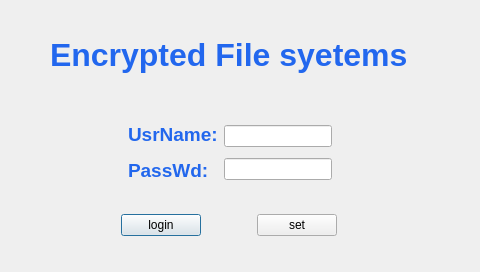
<?xml version="1.0" encoding="UTF-8"?>
<ui version="4.0">
 <class>loginDlg</class>
 <widget class="QDialog" name="loginDlg">
  <property name="geometry">
   <rect>
    <x>0</x>
    <y>0</y>
    <width>480</width>
    <height>272</height>
   </rect>
  </property>
  <property name="windowTitle">
   <string>Dialog</string>
  </property>
  <widget class="QLabel" name="titlelabel">
   <property name="geometry">
    <rect>
     <x>50</x>
     <y>30</y>
     <width>356</width>
     <height>51</height>
    </rect>
   </property>
   <property name="text">
    <string>&lt;html&gt;&lt;head/&gt;&lt;body&gt;&lt;p align=&quot;center&quot;&gt;&lt;span style=&quot; font-size:24pt; font-weight:600; color:#2267ee;&quot;&gt;Encrypted File syetems&lt;/span&gt;&lt;/p&gt;&lt;/body&gt;&lt;/html&gt;</string>
   </property>
  </widget>
  <widget class="QWidget" name="">
   <property name="geometry">
    <rect>
     <x>60</x>
     <y>120</y>
     <width>340</width>
     <height>66</height>
    </rect>
   </property>
   <layout class="QHBoxLayout" name="horizontalLayout_3">
    <item>
     <spacer name="horizontalSpacer_2">
      <property name="orientation">
       <enum>Qt::Horizontal</enum>
      </property>
      <property name="sizeHint" stdset="0">
       <size>
        <width>40</width>
        <height>20</height>
       </size>
      </property>
     </spacer>
    </item>
    <item>
     <layout class="QHBoxLayout" name="horizontalLayout">
      <item>
       <layout class="QVBoxLayout" name="verticalLayout">
        <item>
         <widget class="QLabel" name="namelabel">
          <property name="text">
           <string>&lt;html&gt;&lt;head/&gt;&lt;body&gt;&lt;p&gt;&lt;span style=&quot; font-size:14pt; font-weight:600; color:#2267ed;&quot;&gt;UsrName:&lt;/span&gt;&lt;/p&gt;&lt;/body&gt;&lt;/html&gt;</string>
          </property>
         </widget>
        </item>
        <item>
         <widget class="QLabel" name="passwdlabel">
          <property name="text">
           <string>&lt;html&gt;&lt;head/&gt;&lt;body&gt;&lt;p&gt;&lt;span style=&quot; font-size:14pt; font-weight:600; color:#2267ed;&quot;&gt;PassWd:&lt;/span&gt;&lt;/p&gt;&lt;/body&gt;&lt;/html&gt;</string>
          </property>
         </widget>
        </item>
       </layout>
      </item>
      <item>
       <layout class="QVBoxLayout" name="verticalLayout_2">
        <item>
         <widget class="QLineEdit" name="namelineEdit"/>
        </item>
        <item>
         <widget class="QLineEdit" name="passwdlineEdit"/>
        </item>
       </layout>
      </item>
     </layout>
    </item>
    <item>
     <spacer name="horizontalSpacer_3">
      <property name="orientation">
       <enum>Qt::Horizontal</enum>
      </property>
      <property name="sizeHint" stdset="0">
       <size>
        <width>40</width>
        <height>20</height>
       </size>
      </property>
     </spacer>
    </item>
   </layout>
  </widget>
  <widget class="QWidget" name="">
   <property name="geometry">
    <rect>
     <x>70</x>
     <y>210</y>
     <width>318</width>
     <height>31</height>
    </rect>
   </property>
   <layout class="QHBoxLayout" name="horizontalLayout_4">
    <item>
     <spacer name="horizontalSpacer_4">
      <property name="orientation">
       <enum>Qt::Horizontal</enum>
      </property>
      <property name="sizeHint" stdset="0">
       <size>
        <width>40</width>
        <height>20</height>
       </size>
      </property>
     </spacer>
    </item>
    <item>
     <widget class="QPushButton" name="loginButton">
      <property name="text">
       <string>login</string>
      </property>
     </widget>
    </item>
    <item>
     <spacer name="horizontalSpacer">
      <property name="orientation">
       <enum>Qt::Horizontal</enum>
      </property>
      <property name="sizeHint" stdset="0">
       <size>
        <width>40</width>
        <height>20</height>
       </size>
      </property>
     </spacer>
    </item>
    <item>
     <layout class="QHBoxLayout" name="horizontalLayout_2">
      <item>
       <widget class="QPushButton" name="setButton">
        <property name="text">
         <string>set</string>
        </property>
       </widget>
      </item>
     </layout>
    </item>
    <item>
     <spacer name="horizontalSpacer_5">
      <property name="orientation">
       <enum>Qt::Horizontal</enum>
      </property>
      <property name="sizeHint" stdset="0">
       <size>
        <width>40</width>
        <height>20</height>
       </size>
      </property>
     </spacer>
    </item>
   </layout>
  </widget>
 </widget>
 <resources/>
 <connections/>
</ui>
